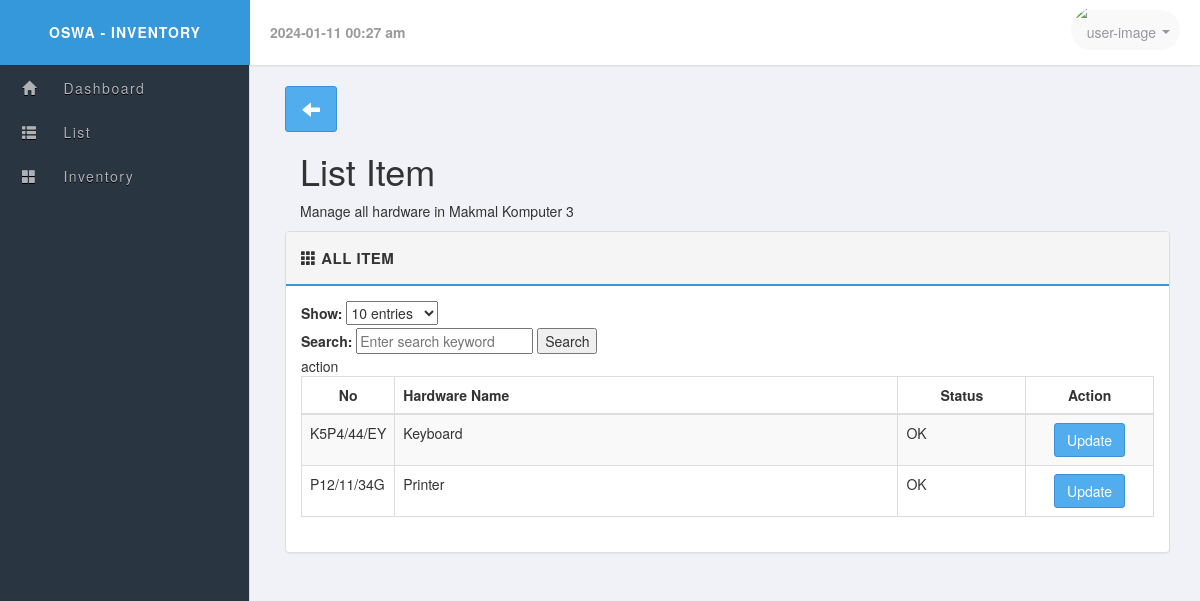
/Makmal-Komputer3.php, run on the app's committed database.
### tables this page shows
CREATE TABLE IF NOT EXISTS `mk3` (
  `item_id` varchar(11) NOT NULL,
  `item_name` varchar(30) NOT NULL,
  `status` varchar(15) NOT NULL,
  PRIMARY KEY (`item_id`)
);

### search.php (called while the page is built, shortened)
<?php
function performSearch($tableName, $searchQuery, $entries, $mysqli) {
    $query = "SELECT * FROM $tableName";
    $query .= " ORDER BY item_id LIMIT $entries";
    $result = mysqli_query($mysqli, $query);
    return $result;
}
?>

### Makmal-Komputer3.php (the view, shortened to what this page needs)
<?php
include_once('layouts/header.php');
include_once("search.php");
include_once("config.php");
$tableName = 'mk3';
$search = isset($_GET['search']) ? $_GET['search'] : '';
$entries = isset($_GET['entries']) ? $_GET['entries'] : 10;
$result = performSearch($tableName, $search, $entries, $mysqli);
?>
<a href="javascript:history.go(-1)" class="btn btn-primary btn-lg glyphicon glyphicon-arrow-left"></a>
<div class="col-md-12 col-12">
    <h1>List Item</h1>
    <p>Manage all hardware in Makmal Komputer 3</p>
</div>
<div class="row">
    <div class="col-md-12">
        <div class="panel panel-default">
            <div class="panel-heading clearfix">
                <strong>
                    <span class="glyphicon glyphicon-th"></span>
                    <span>All Item</span>
                </strong>
            </div>
            <div class="panel-body">
                <form method="get" action="">
                    <label for="entries">Show:</label>
                    <select id="entries" name="entries" onchange="this.form.submit()">
                        <option value="10" <?php if($entries == '10') echo 'selected'; ?>>10 entries</option>
                    </select>
                </form>
                <form method="get" action="">
                    <label for="search">Search:</label>
                    <input type="text" id="search" name="search" placeholder="Enter search keyword">
                    <input type="submit" value="Search">
                </form>
                <?php if (mysqli_num_rows($result) > 0): ?>
                    <table class="table table-bordered table-striped">
                        <thead>
                            <tr>
                                <th class="text-center" style="width: 50px;">No</th>
                                <th> Hardware Name </th>action
                                <th class="text-center" style="width: 15%;"> Status</th>
                                <th class="text-center" style="width: 15%;"> Action</th>
                            </tr>
                        </thead>
                        <tbody>
                            <?php
                            while($res = mysqli_fetch_array($result)) {
                                echo "<tr>";
                                echo "<td>".$res['item_id']."</td>";
                                echo "<td>".$res['item_name']."</td>";
                                echo "<td>".$res['status']."</td>";
                                echo "<td>","<center><Update  href=\"edit.php?item_id=".$res['item_id']."\"class=\"btn btn-primary btn-md\">Update</center></td>
                                ";
                                echo "</tr>";
                            }
                            ?>
                        </tbody>
                    </table>
                <?php else: ?>
                    <p>No results found.</p>
                <?php endif; ?>
            </div>
        </div>
    </div>
</div>
<?php include_once('layouts/footer.php'); ?>

### libs/css/main.css (style rules this page uses)
body { font-family: 'Helvetica Neue', Helvetica, Arial, sans-serif; font-weight: 400; overflow-x: hidden; overflow-y: auto; background: #f1f2f7; height: 100%; width: 100%; }
a { color #777; text-decoration: none; }
.panel-default >.panel-heading { background-color: #f5f5f5; border-bottom: 2px solid #3498DB; font-size: 15px; text-transform: uppercase; letter-spacing: .5px; padding: 15px; }
.btn { border-radius: 3px; -webkit-transition: all 300ms ease-in-out; -moz-transition: all 300ms ease-in-out; transition: all 300ms ease-in-out; }
.btn-primary { color: #fff; background-color: #51aded; border-color: #3d8fd8 }

### data on the page
mk3: item_id "K5P4/44/EY", item_name "Keyboard", status "OK"
mk3: item_id "P12/11/34G", item_name "Printer", status "OK"
